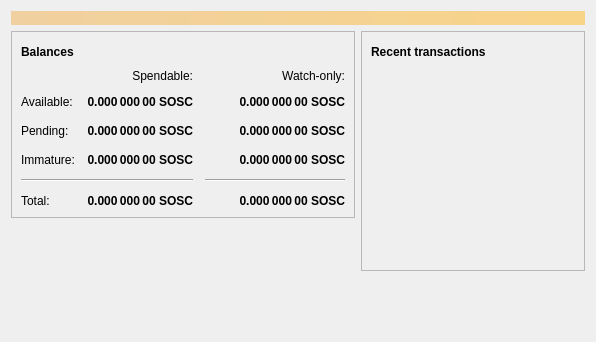
<?xml version="1.0" encoding="UTF-8"?>
<ui version="4.0">
 <class>OverviewPage</class>
 <widget class="QWidget" name="OverviewPage">
  <property name="geometry">
   <rect>
    <x>0</x>
    <y>0</y>
    <width>596</width>
    <height>342</height>
   </rect>
  </property>
  <property name="windowTitle">
   <string>Form</string>
  </property>
  <layout class="QVBoxLayout" name="topLayout">
   <item>
    <widget class="QLabel" name="labelAlerts">
     <property name="visible">
      <bool>false</bool>
     </property>
     <property name="styleSheet">
      <string notr="true">QLabel { background-color: qlineargradient(x1: 0, y1: 0, x2: 1, y2: 0, stop:0 #F0D0A0, stop:1 #F8D488); color:#000000; }</string>
     </property>
     <property name="wordWrap">
      <bool>true</bool>
     </property>
     <property name="margin">
      <number>3</number>
     </property>
     <property name="textInteractionFlags">
      <set>Qt::TextSelectableByMouse</set>
     </property>
    </widget>
   </item>
   <item>
    <layout class="QHBoxLayout" name="horizontalLayout" stretch="1,1">
     <item>
      <layout class="QVBoxLayout" name="verticalLayout_2">
       <item>
        <widget class="QFrame" name="frame">
         <property name="frameShape">
          <enum>QFrame::StyledPanel</enum>
         </property>
         <property name="frameShadow">
          <enum>QFrame::Raised</enum>
         </property>
         <layout class="QVBoxLayout" name="verticalLayout_4">
          <item>
           <layout class="QHBoxLayout" name="horizontalLayout_4">
            <item>
             <widget class="QLabel" name="label_5">
              <property name="font">
               <font>
                <weight>75</weight>
                <bold>true</bold>
               </font>
              </property>
              <property name="text">
               <string>Balances</string>
              </property>
             </widget>
            </item>
            <item>
             <widget class="QPushButton" name="labelWalletStatus">
              <property name="enabled">
               <bool>false</bool>
              </property>
              <property name="maximumSize">
               <size>
                <width>30</width>
                <height>16777215</height>
               </size>
              </property>
              <property name="toolTip">
               <string>The displayed information may be out of date. Your wallet automatically synchronizes with the Soscoin network after a connection is established, but this process has not completed yet.</string>
              </property>
              <property name="text">
               <string/>
              </property>
              <property name="icon">
               <iconset resource="../bitcoin.qrc">
                <normaloff>:/icons/warning</normaloff>
                <disabledoff>:/icons/warning</disabledoff>:/icons/warning</iconset>
              </property>
              <property name="iconSize">
               <size>
                <width>24</width>
                <height>24</height>
               </size>
              </property>
              <property name="flat">
               <bool>true</bool>
              </property>
             </widget>
            </item>
            <item>
             <spacer name="horizontalSpacer_3">
              <property name="orientation">
               <enum>Qt::Horizontal</enum>
              </property>
              <property name="sizeHint" stdset="0">
               <size>
                <width>40</width>
                <height>20</height>
               </size>
              </property>
             </spacer>
            </item>
           </layout>
          </item>
          <item>
           <layout class="QGridLayout" name="gridLayout">
            <property name="spacing">
             <number>12</number>
            </property>
            <item row="2" column="2">
             <widget class="QLabel" name="labelWatchPending">
              <property name="font">
               <font>
                <weight>75</weight>
                <bold>true</bold>
               </font>
              </property>
              <property name="cursor">
               <cursorShape>IBeamCursor</cursorShape>
              </property>
              <property name="toolTip">
               <string>Unconfirmed transactions to watch-only addresses</string>
              </property>
              <property name="text">
               <string notr="true">0.000 000 00 SOSC</string>
              </property>
              <property name="alignment">
               <set>Qt::AlignRight|Qt::AlignTrailing|Qt::AlignVCenter</set>
              </property>
              <property name="textInteractionFlags">
               <set>Qt::LinksAccessibleByMouse|Qt::TextSelectableByKeyboard|Qt::TextSelectableByMouse</set>
              </property>
             </widget>
            </item>
            <item row="2" column="1">
             <widget class="QLabel" name="labelUnconfirmed">
              <property name="font">
               <font>
                <weight>75</weight>
                <bold>true</bold>
               </font>
              </property>
              <property name="cursor">
               <cursorShape>IBeamCursor</cursorShape>
              </property>
              <property name="toolTip">
               <string>Total of transactions that have yet to be confirmed, and do not yet count toward the spendable balance</string>
              </property>
              <property name="text">
               <string notr="true">0.000 000 00 SOSC</string>
              </property>
              <property name="alignment">
               <set>Qt::AlignRight|Qt::AlignTrailing|Qt::AlignVCenter</set>
              </property>
              <property name="textInteractionFlags">
               <set>Qt::LinksAccessibleByMouse|Qt::TextSelectableByKeyboard|Qt::TextSelectableByMouse</set>
              </property>
             </widget>
            </item>
            <item row="3" column="2">
             <widget class="QLabel" name="labelWatchImmature">
              <property name="font">
               <font>
                <weight>75</weight>
                <bold>true</bold>
               </font>
              </property>
              <property name="cursor">
               <cursorShape>IBeamCursor</cursorShape>
              </property>
              <property name="toolTip">
               <string>Mined balance in watch-only addresses that has not yet matured</string>
              </property>
              <property name="text">
               <string notr="true">0.000 000 00 SOSC</string>
              </property>
              <property name="alignment">
               <set>Qt::AlignRight|Qt::AlignTrailing|Qt::AlignVCenter</set>
              </property>
              <property name="textInteractionFlags">
               <set>Qt::LinksAccessibleByMouse|Qt::TextSelectableByKeyboard|Qt::TextSelectableByMouse</set>
              </property>
             </widget>
            </item>
            <item row="4" column="0" colspan="2">
             <widget class="Line" name="line">
              <property name="orientation">
               <enum>Qt::Horizontal</enum>
              </property>
             </widget>
            </item>
            <item row="4" column="2">
             <widget class="Line" name="lineWatchBalance">
              <property name="sizePolicy">
               <sizepolicy hsizetype="Preferred" vsizetype="Fixed">
                <horstretch>0</horstretch>
                <verstretch>0</verstretch>
               </sizepolicy>
              </property>
              <property name="minimumSize">
               <size>
                <width>140</width>
                <height>0</height>
               </size>
              </property>
              <property name="orientation">
               <enum>Qt::Horizontal</enum>
              </property>
             </widget>
            </item>
            <item row="5" column="0">
             <widget class="QLabel" name="labelTotalText">
              <property name="text">
               <string>Total:</string>
              </property>
             </widget>
            </item>
            <item row="3" column="1">
             <widget class="QLabel" name="labelImmature">
              <property name="font">
               <font>
                <weight>75</weight>
                <bold>true</bold>
               </font>
              </property>
              <property name="cursor">
               <cursorShape>IBeamCursor</cursorShape>
              </property>
              <property name="toolTip">
               <string>Mined balance that has not yet matured</string>
              </property>
              <property name="text">
               <string notr="true">0.000 000 00 SOSC</string>
              </property>
              <property name="alignment">
               <set>Qt::AlignRight|Qt::AlignTrailing|Qt::AlignVCenter</set>
              </property>
              <property name="textInteractionFlags">
               <set>Qt::LinksAccessibleByMouse|Qt::TextSelectableByKeyboard|Qt::TextSelectableByMouse</set>
              </property>
             </widget>
            </item>
            <item row="2" column="3">
             <spacer name="horizontalSpacer_2">
              <property name="orientation">
               <enum>Qt::Horizontal</enum>
              </property>
              <property name="sizeHint" stdset="0">
               <size>
                <width>40</width>
                <height>20</height>
               </size>
              </property>
             </spacer>
            </item>
            <item row="3" column="0">
             <widget class="QLabel" name="labelImmatureText">
              <property name="text">
               <string>Immature:</string>
              </property>
             </widget>
            </item>
            <item row="5" column="1">
             <widget class="QLabel" name="labelTotal">
              <property name="font">
               <font>
                <weight>75</weight>
                <bold>true</bold>
               </font>
              </property>
              <property name="cursor">
               <cursorShape>IBeamCursor</cursorShape>
              </property>
              <property name="toolTip">
               <string>Your current total balance</string>
              </property>
              <property name="text">
               <string notr="true">0.000 000 00 SOSC</string>
              </property>
              <property name="alignment">
               <set>Qt::AlignRight|Qt::AlignTrailing|Qt::AlignVCenter</set>
              </property>
              <property name="textInteractionFlags">
               <set>Qt::LinksAccessibleByMouse|Qt::TextSelectableByKeyboard|Qt::TextSelectableByMouse</set>
              </property>
             </widget>
            </item>
            <item row="5" column="2">
             <widget class="QLabel" name="labelWatchTotal">
              <property name="font">
               <font>
                <weight>75</weight>
                <bold>true</bold>
               </font>
              </property>
              <property name="cursor">
               <cursorShape>IBeamCursor</cursorShape>
              </property>
              <property name="toolTip">
               <string>Current total balance in watch-only addresses</string>
              </property>
              <property name="text">
               <string notr="true">0.000 000 00 SOSC</string>
              </property>
              <property name="alignment">
               <set>Qt::AlignRight|Qt::AlignTrailing|Qt::AlignVCenter</set>
              </property>
              <property name="textInteractionFlags">
               <set>Qt::LinksAccessibleByMouse|Qt::TextSelectableByKeyboard|Qt::TextSelectableByMouse</set>
              </property>
             </widget>
            </item>
            <item row="0" column="2">
             <widget class="QLabel" name="labelWatchonly">
              <property name="text">
               <string>Watch-only:</string>
              </property>
              <property name="alignment">
               <set>Qt::AlignRight|Qt::AlignTrailing|Qt::AlignVCenter</set>
              </property>
             </widget>
            </item>
            <item row="1" column="0">
             <widget class="QLabel" name="labelBalanceText">
              <property name="text">
               <string>Available:</string>
              </property>
             </widget>
            </item>
            <item row="1" column="1">
             <widget class="QLabel" name="labelBalance">
              <property name="font">
               <font>
                <weight>75</weight>
                <bold>true</bold>
               </font>
              </property>
              <property name="cursor">
               <cursorShape>IBeamCursor</cursorShape>
              </property>
              <property name="toolTip">
               <string>Your current spendable balance</string>
              </property>
              <property name="text">
               <string notr="true">0.000 000 00 SOSC</string>
              </property>
              <property name="alignment">
               <set>Qt::AlignRight|Qt::AlignTrailing|Qt::AlignVCenter</set>
              </property>
              <property name="textInteractionFlags">
               <set>Qt::LinksAccessibleByMouse|Qt::TextSelectableByKeyboard|Qt::TextSelectableByMouse</set>
              </property>
             </widget>
            </item>
            <item row="1" column="2">
             <widget class="QLabel" name="labelWatchAvailable">
              <property name="font">
               <font>
                <weight>75</weight>
                <bold>true</bold>
               </font>
              </property>
              <property name="cursor">
               <cursorShape>IBeamCursor</cursorShape>
              </property>
              <property name="toolTip">
               <string>Your current balance in watch-only addresses</string>
              </property>
              <property name="text">
               <string notr="true">0.000 000 00 SOSC</string>
              </property>
              <property name="alignment">
               <set>Qt::AlignRight|Qt::AlignTrailing|Qt::AlignVCenter</set>
              </property>
              <property name="textInteractionFlags">
               <set>Qt::LinksAccessibleByMouse|Qt::TextSelectableByKeyboard|Qt::TextSelectableByMouse</set>
              </property>
             </widget>
            </item>
            <item row="2" column="0">
             <widget class="QLabel" name="labelPendingText">
              <property name="text">
               <string>Pending:</string>
              </property>
             </widget>
            </item>
            <item row="0" column="1">
             <widget class="QLabel" name="labelSpendable">
              <property name="text">
               <string>Spendable:</string>
              </property>
              <property name="alignment">
               <set>Qt::AlignRight|Qt::AlignTrailing|Qt::AlignVCenter</set>
              </property>
             </widget>
            </item>
           </layout>
          </item>
         </layout>
        </widget>
       </item>
       <item>
        <spacer name="verticalSpacer">
         <property name="orientation">
          <enum>Qt::Vertical</enum>
         </property>
         <property name="sizeHint" stdset="0">
          <size>
           <width>20</width>
           <height>40</height>
          </size>
         </property>
        </spacer>
       </item>
      </layout>
     </item>
     <item>
      <layout class="QVBoxLayout" name="verticalLayout_3">
       <item>
        <widget class="QFrame" name="frame_2">
         <property name="frameShape">
          <enum>QFrame::StyledPanel</enum>
         </property>
         <property name="frameShadow">
          <enum>QFrame::Raised</enum>
         </property>
         <layout class="QVBoxLayout" name="verticalLayout">
          <item>
           <layout class="QHBoxLayout" name="horizontalLayout_2">
            <item>
             <widget class="QLabel" name="label_4">
              <property name="font">
               <font>
                <weight>75</weight>
                <bold>true</bold>
               </font>
              </property>
              <property name="text">
               <string>Recent transactions</string>
              </property>
             </widget>
            </item>
            <item>
             <widget class="QPushButton" name="labelTransactionsStatus">
              <property name="enabled">
               <bool>false</bool>
              </property>
              <property name="maximumSize">
               <size>
                <width>30</width>
                <height>16777215</height>
               </size>
              </property>
              <property name="toolTip">
               <string>The displayed information may be out of date. Your wallet automatically synchronizes with the Soscoin network after a connection is established, but this process has not completed yet.</string>
              </property>
              <property name="text">
               <string/>
              </property>
              <property name="icon">
               <iconset resource="../bitcoin.qrc">
                <normaloff>:/icons/warning</normaloff>
                <disabledoff>:/icons/warning</disabledoff>:/icons/warning</iconset>
              </property>
              <property name="iconSize">
               <size>
                <width>24</width>
                <height>24</height>
               </size>
              </property>
              <property name="flat">
               <bool>true</bool>
              </property>
             </widget>
            </item>
            <item>
             <spacer name="horizontalSpacer">
              <property name="orientation">
               <enum>Qt::Horizontal</enum>
              </property>
              <property name="sizeHint" stdset="0">
               <size>
                <width>40</width>
                <height>20</height>
               </size>
              </property>
             </spacer>
            </item>
           </layout>
          </item>
          <item>
           <widget class="QListView" name="listTransactions">
            <property name="styleSheet">
             <string notr="true">QListView { background: transparent; }</string>
            </property>
            <property name="frameShape">
             <enum>QFrame::NoFrame</enum>
            </property>
            <property name="verticalScrollBarPolicy">
             <enum>Qt::ScrollBarAlwaysOff</enum>
            </property>
            <property name="horizontalScrollBarPolicy">
             <enum>Qt::ScrollBarAlwaysOff</enum>
            </property>
            <property name="selectionMode">
             <enum>QAbstractItemView::NoSelection</enum>
            </property>
           </widget>
          </item>
         </layout>
        </widget>
       </item>
       <item>
        <spacer name="verticalSpacer_2">
         <property name="orientation">
          <enum>Qt::Vertical</enum>
         </property>
         <property name="sizeHint" stdset="0">
          <size>
           <width>20</width>
           <height>40</height>
          </size>
         </property>
        </spacer>
       </item>
      </layout>
     </item>
    </layout>
   </item>
  </layout>
 </widget>
 <resources/>
 <connections/>
</ui>
